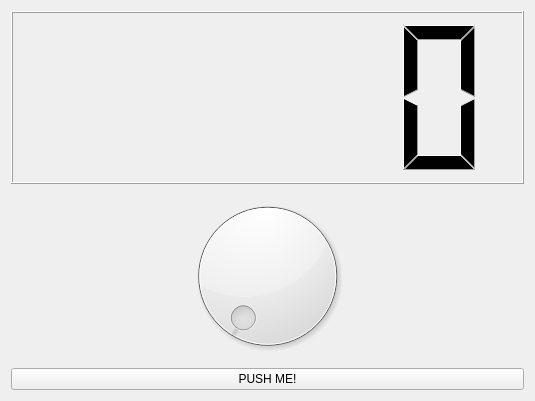
<?xml version="1.0" encoding="UTF-8"?>
<ui version="4.0">
 <class>Form</class>
 <widget class="QWidget" name="Form">
  <property name="geometry">
   <rect>
    <x>0</x>
    <y>0</y>
    <width>535</width>
    <height>401</height>
   </rect>
  </property>
  <property name="windowTitle">
   <string>Form</string>
  </property>
  <layout class="QVBoxLayout" name="verticalLayout_2">
   <item>
    <widget class="QLCDNumber" name="lcdNumber">
     <property name="value" stdset="0">
      <double>0.000000000000000</double>
     </property>
    </widget>
   </item>
   <item>
    <widget class="QDial" name="dial"/>
   </item>
   <item>
    <widget class="QPushButton" name="pushButton">
     <property name="text">
      <string>PUSH ME!</string>
     </property>
    </widget>
   </item>
  </layout>
 </widget>
 <resources/>
 <connections/>
</ui>
